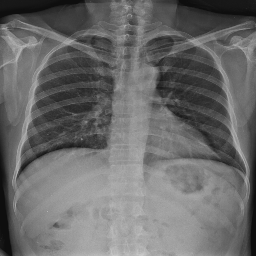
#> input picture images/test1.png, 256 x 256 px
$ python -i boundary_detection.py   (imports and definitions only)
#> lines starting #> are read from the running program, lines starting #| are printed output that depends on the picture; after the words box and inside, x2 and y2 are one past the last pixel; in counts of white or black regions, pixels touching at a corner belong together
#> further down, picture is the input picture: shape (256, 256, 3); min 14, max 202, mean 106.8
### segmentation/preprocessing.py
import cv2
import numpy as np

# Contrast Limited Adaptive Histogram Equalization (CLAHE)
def clahe_lab(img):
    # Median blurring
    img = cv2.medianBlur(img, 3)

    # Convert image to LAB color space
    lab = cv2.cvtColor(img, cv2.COLOR_BGR2LAB)
#> lab: shape (256, 256, 3); mean of channels 0, 1, 2 113.4, 128, 128

    # Split each channel
    l, a, b = cv2.split(lab)
#> a: shape (256, 256); every value is 128

    # Apply CLAHE to l channel
    clahe = cv2.createCLAHE(clipLimit=2.0, tileGridSize=(16, 16))
    l = clahe.apply(l)
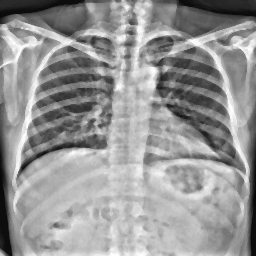
#> l: shape (256, 256); min 7, max 255, mean 150.2

    # Merge back to LAB
    lab = cv2.merge((l, a, b))
#> lab: shape (256, 256, 3); mean of channels 0, 1, 2 150.2, 128, 128

    # Convert back to BGR
    img = cv2.cvtColor(lab, cv2.COLOR_LAB2BGR)

    return img

# CLAHE
# [44 lines left out: functions clahe, bcet, not called in this run]

### segmentation/boundary_detection.py
import cv2
import numpy as np

from .preprocessing import *

def lung_boundary_detection(img, preprocessing='clahe_lab'):
    if(preprocessing == 'bcet'):
        img = bcet(img)
    elif(preprocessing == 'clahe'):
        img = clahe(img)
    elif(preprocessing == 'clahe_lab'):
        img = clahe_lab(img)
    else:
        raise Exception('Invalid preprocessing method')

    # 1. Otsu thresholding
    gray = cv2.cvtColor(img, cv2.COLOR_BGR2GRAY)
    ret, thresh = cv2.threshold(gray, 127, 255, cv2.THRESH_OTSU)
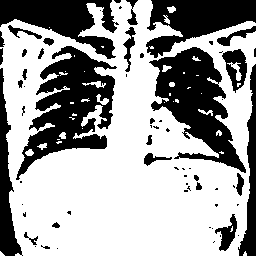
#> thresh: shape (256, 256); 63.1% white; 65 black regions (38 under 20 px)
#> ret = 131

    # 2. Convex Hull formation
    # 2.1. Find contours
    contours, _ = cv2.findContours(thresh, cv2.RETR_TREE, cv2.CHAIN_APPROX_NONE)
#> contours = 108 contours, 73 with area under 20; largest, box (x1, y1, x2, y2) and area: (0, 0, 256, 256) 54168, (15, 45, 118, 181) 6733, (148, 46, 247, 174) 5922, (221, 48, 248, 94) 736, (214, 213, 238, 252) 418

    # 2.2. Convex hull
    hull_list = []
    hull_areas = []
    for i in range(len(contours)):
        hull = cv2.convexHull(contours[i])
        hull_list.append(hull)
        hull_area = cv2.contourArea(hull)
        hull_areas.append(hull_area)
#> this loop made 108 passes
#> hull_area on passes 6, 8, 9, 11, 16, 19, 22, 23, 36, 38, 40, 44: 32.5, 36.5, 60505.5, 24, 70, 29.5, 41.5, 569.5, 47.5, 30.5, 157, 260
#> after the loop, hull_areas = 108 values, max 60505.5 at index 8, min 0 at index 4, mean 761.2; hull_list = 108 contours, 72 with area under 20; largest, box (x1, y1, x2, y2) and area: (0, 0, 256, 256) 60506, (15, 45, 118, 181) 8966, (148, 46, 247, 174) 8389, (221, 48, 248, 94) 796, (214, 213, 238, 252) 570

    hull_areas = np.array(hull_areas)
    hull_areas = np.sort(hull_areas)
#> hull_areas = 108 values from 0 to 60505.5
    top_areas = np.array(hull_areas)[-5:-1]
#> top_areas = [569.5, 796, 8389, 8966.5]
    # 3. Draw contours and hull result
    drawing = np.zeros((img.shape[0], img.shape[1], 3), dtype=np.uint8)
    for i in range(len(contours)):
        color = (np.random.randint(127, 256), np.random.randint(127, 256),
                 np.random.randint(127,256))

        # Filter contour by area
        cnt_area = cv2.contourArea(hull_list[i])
        if(cnt_area not in top_areas):
            continue

        cv2.drawContours(drawing, contours, i, color)
        cv2.drawContours(drawing, hull_list, i, color, thickness=cv2.FILLED)
#> this loop made 108 passes
#> (color, cnt_area) on passes 6, 8, 9, 11, 16, 19, 22, 23, 36, 38, 40, 44: ((152, 204, 199), 32.5), ((209, 226, 156), 36.5), ((159, 136, 254), 60505.5), ((155, 161, 255), 24), ((162, 229, 246), 70), ((248, 211, 195), 29.5), ((244, 212, 175), 41.5), ((176, 196, 222), 569.5), ((146, 169, 242), 47.5), ((252, 129, 130), 30.5), ((239, 167, 199), 157), ((248, 236, 202), 260)
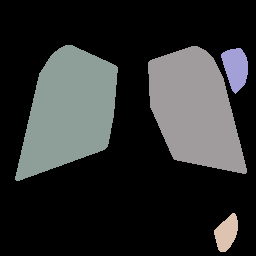
#> drawing: shape (256, 256, 3); mean of channels 0, 1, 2 46.1, 46.5, 44.8; drawn as B, G, R

    return drawing, thresh

>>> import cv2
>>> picture = cv2.imread('../images/test1.png')
>>> result = lung_boundary_detection(picture)

$ run again, on images/test2.png
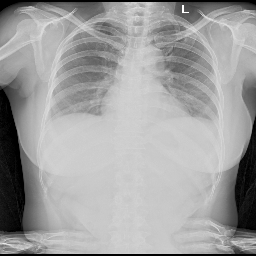
#> input picture images/test2.png, 256 x 256 px
#> picture is the input picture: shape (256, 256, 3); min 0, max 255, mean 159.9
#> a: shape (256, 256); every value is 128
#> in lung_boundary_detection, `ret, thresh = cv2.threshold(gray, 127, 255, cv2.THRESH_OTSU)`:
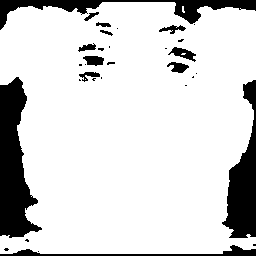
#> thresh: shape (256, 256); 84.1% white; 32 black regions (19 under 20 px)
#> ret = 133
#> contours = 34 contours, 22 with area under 20; largest, box (x1, y1, x2, y2) and area: (0, 2, 256, 254) 55510, (167, 46, 197, 63) 226, (82, 55, 105, 67) 182, (166, 61, 190, 74) 170, (158, 24, 187, 35) 143
#> the loop in lung_boundary_detection, `for i in range(len(contours)):` made 34 passes
#> hull_area on passes 2, 12, 16, 17, 18, 20, 21, 24: 63210.5, 169, 197, 28.5, 198, 22, 278.5, 126.5
#> after the loop in lung_boundary_detection, `for i in range(len(contours)):`: hull_areas = 34 values, max 63210.5 at index 1, min 0 at index 12, mean 1904.9; hull_list = 34 contours, 22 with area under 20; largest, box (x1, y1, x2, y2) and area: (0, 2, 256, 254) 63210, (167, 46, 197, 63) 278, (82, 55, 105, 67) 198, (158, 24, 187, 35) 198, (166, 61, 190, 74) 197
#> in lung_boundary_detection, `hull_areas = np.sort(hull_areas)`: hull_areas = 34 values from 0 to 63210.5
#> top_areas = [197, 198, 198, 278.5]
#> the loop in lung_boundary_detection, `for i in range(len(contours)):` made 34 passes
#> (color, cnt_area) on passes 2, 12, 16, 17, 18, 20, 21, 24: ((230, 136, 148), 63210.5), ((255, 180, 165), 169), ((162, 229, 246), 197), ((138, 209, 218), 28.5), ((255, 226, 180), 198), ((133, 174, 254), 22), ((227, 205, 150), 278.5), ((221, 127, 240), 126.5)
#> after the loop in lung_boundary_detection, `for i in range(len(contours)):`:
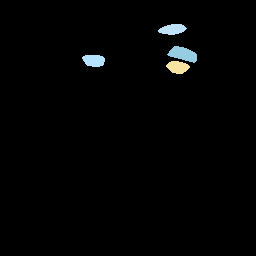
#> drawing: shape (256, 256, 3); mean of channels 0, 1, 2 3.4, 3.3, 2.8; drawn as B, G, R

$ run again, on images/test3.png
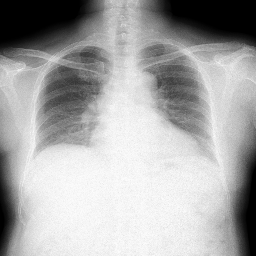
#> input picture images/test3.png, 256 x 256 px
#> picture is the input picture: shape (256, 256, 3); min 0, max 253, mean 167.5
#> a: shape (256, 256); every value is 128
#> in lung_boundary_detection, `ret, thresh = cv2.threshold(gray, 127, 255, cv2.THRESH_OTSU)`:
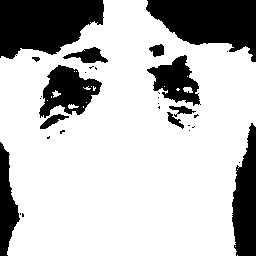
#> thresh: shape (256, 256); 74.3% white; 31 black regions (19 under 20 px)
#> ret = 143
#> contours = 53 contours, 41 with area under 20; largest, box (x1, y1, x2, y2) and area: (0, 0, 256, 256) 52492, (38, 64, 103, 119) 2068, (146, 54, 201, 107) 1568, (62, 46, 109, 64) 422, (39, 113, 70, 130) 208
#> the loop in lung_boundary_detection, `for i in range(len(contours)):` made 53 passes
#> hull_area on passes 4, 10, 16, 17, 18, 32, 34, 38: 57648.5, 21, 240, 164.5, 183.5, 2446, 30, 34
#> after the loop in lung_boundary_detection, `for i in range(len(contours)):`: hull_areas = 53 values, max 57648.5 at index 3, min 0 at index 0, mean 1199.6; hull_list = 53 contours, 40 with area under 20; largest, box (x1, y1, x2, y2) and area: (0, 0, 256, 256) 57648, (38, 64, 103, 119) 2446, (146, 54, 201, 107) 1899, (62, 46, 109, 64) 526, (39, 113, 70, 130) 240
#> in lung_boundary_detection, `hull_areas = np.sort(hull_areas)`: hull_areas = 53 values from 0 to 57648.5
#> top_areas = [240, 526, 1899, 2446]
#> the loop in lung_boundary_detection, `for i in range(len(contours)):` made 53 passes
#> (color, cnt_area) on passes 4, 10, 16, 17, 18, 32, 34, 38: ((215, 185, 166), 57648.5), ((159, 158, 241), 21), ((162, 229, 246), 240), ((138, 209, 218), 164.5), ((255, 226, 180), 183.5), ((163, 137, 213), 2446), ((129, 178, 207), 30), ((252, 129, 130), 34)
#> after the loop in lung_boundary_detection, `for i in range(len(contours)):`:
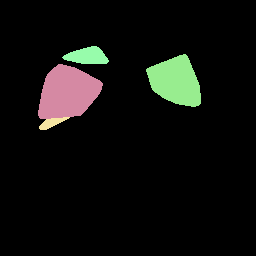
#> drawing: shape (256, 256, 3); mean of channels 0, 1, 2 12.6, 15.3, 14.9; drawn as B, G, R
